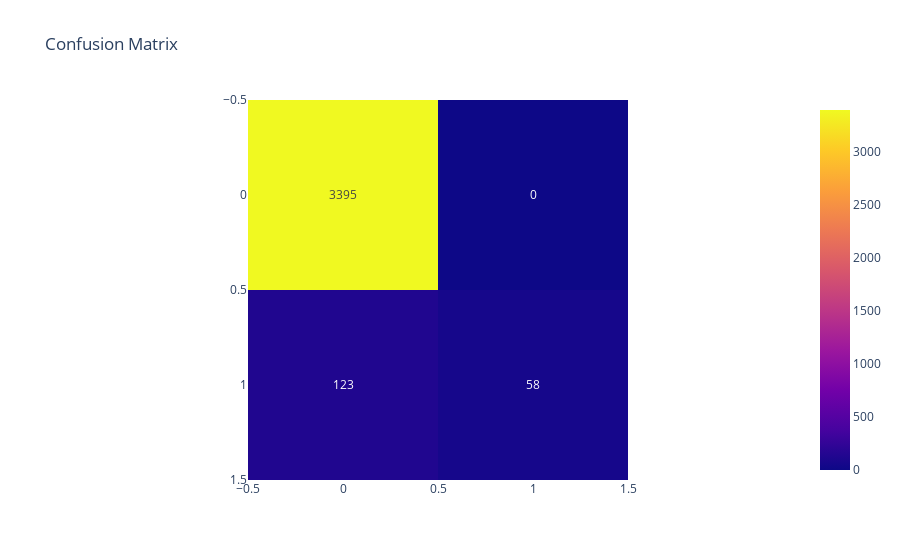

Source (notebook cell):
### Code cell
# Visualization of Confusion Matrix
conf_matrix = confusion_matrix(y_test, y_pred)
fig = px.imshow(conf_matrix, text_auto=True, title='Confusion Matrix')
fig.show()

### Figure 1 — Plotly figure (JSON) as saved in the notebook; plotly's stock layout.template omitted (floating-point values rounded to 4 significant figures)
{"data": [{"coloraxis": "coloraxis", "hovertemplate": "x: %{x}<br>y: %{y}<br>color: %{z}<extra></extra>", "name": "0", "texttemplate": "%{z}", "type": "heatmap", "xaxis": "x", "yaxis": "y", "z": [[3395, 0], [123, 58]]}], "layout": {"coloraxis": {"colorscale": [[0, "#0d0887"], [0.1111, "#46039f"], [0.2222, "#7201a8"], [0.3333, "#9c179e"], [0.4444, "#bd3786"], [0.5556, "#d8576b"], [0.6667, "#ed7953"], [0.7778, "#fb9f3a"], [0.8889, "#fdca26"], [1, "#f0f921"]]}, "title": {"text": "Confusion Matrix"}, "xaxis": {"anchor": "y", "constrain": "domain", "domain": [0, 1], "scaleanchor": "y"}, "yaxis": {"anchor": "x", "autorange": "reversed", "constrain": "domain", "domain": [0, 1]}}}
